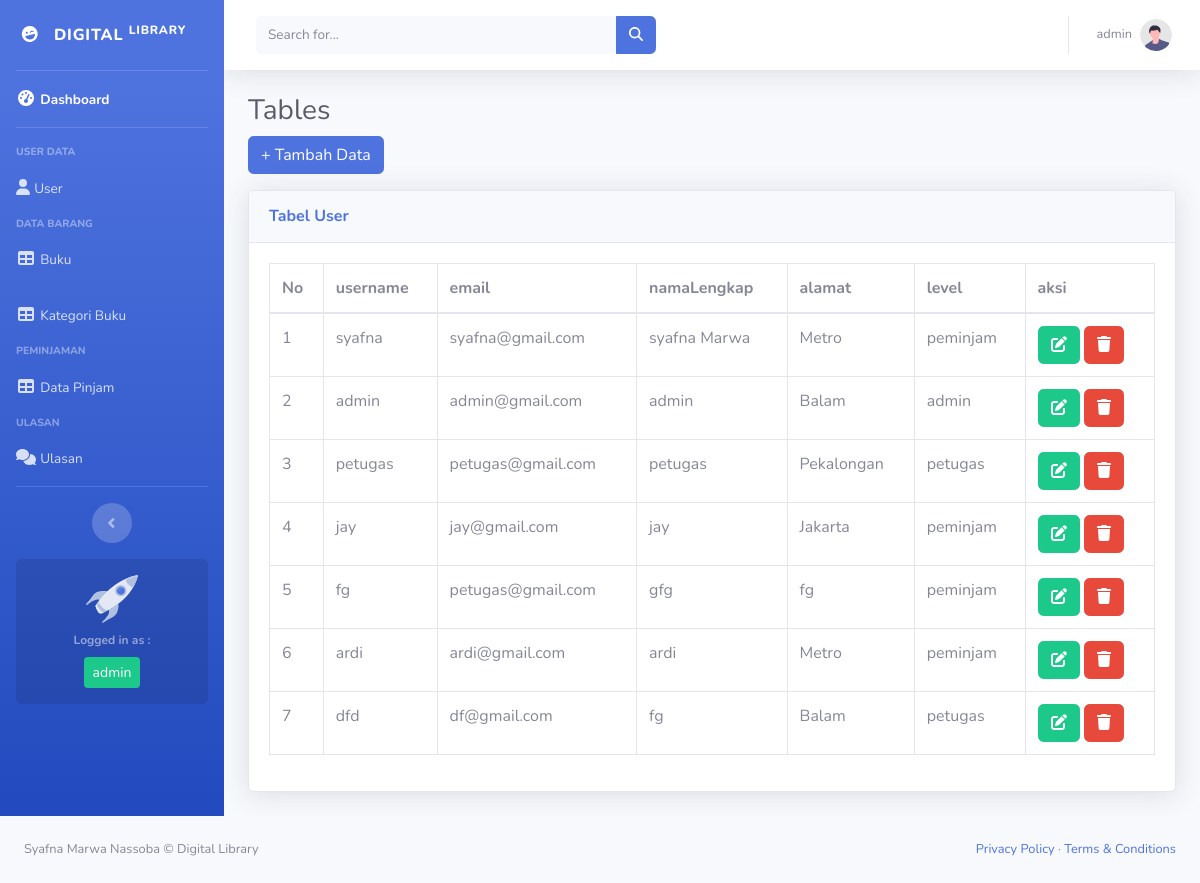
The page /index.php?page=user (signed in) on the database its author committed.
### tables this page shows
CREATE TABLE `user` (
  `userID` int(11) NOT NULL,
  `username` varchar(50) DEFAULT NULL,
  `password` varchar(255) DEFAULT NULL,
  `email` varchar(50) DEFAULT NULL,
  `namaLengkap` varchar(255) DEFAULT NULL,
  `alamat` text DEFAULT NULL,
  `level` enum('admin','petugas','peminjam') DEFAULT NULL
);

### user.php (the view)
    <div class="container-fluid">
        <h1 class="h3 mb-2 text-gray-800">Tables</h1>
        <a href="index.php?page=user-tambah" class="btn btn-primary mb-3">+ Tambah Data</a>
        <div class="card shadow mb-4">
            <div class="card-header py-3">
                <h6 class="m-0 font-weight-bold text-primary">Tabel User</h6>
            </div>
            <div class="card-body">
                <div class="table-responsive">
                    <table class="table table-bordered" id="dataTable" width="100%" cellspacing="0">
                        <thead>
                            <tr>
                                <th>No</th>
                                <th>username</th>
                                <th>email</th>
                                <th>namaLengkap</th>
                                <th>alamat</th>
                                <th>level</th>
                                <th>aksi</th>
                            </tr>
                        </thead>
                        <tbody>
                        <?php
                        $i = 1;
                        $query = mysqli_query($koneksi, "SELECT*FROM user");
                        while ($data = mysqli_fetch_array($query)) {
                        ?>
                            <tr>
                                <td scope="row"><?php echo $i++; ?></td>
                                <td><?php echo $data['username']; ?></td>
                                <td><?php echo $data['email']; ?></td>
                                <td><?php echo $data['namaLengkap']; ?></td>
                                <td><?php echo $data['alamat']; ?></td>
                                <td><?php echo $data['level']; ?></td>
                                <td>
                                    <a class="btn btn-success" href="?page=user-ubah&id=<?php echo $data['userID']; ?>"><i class="fa-solid fa-pen-to-square"></i></a>
                                    <a onclick="return confirm('Yakin Hapus?')" class="btn btn-danger" href="?page=user-hapus&id=<?php echo $data['userID']; ?>"><i class="fa-solid fa-trash"></i></a>
                                </td>
                            </tr>
                        <?php
                        }
                        ?>
                        </tbody>
                    </table>
                </div>
            </div>
        </div>
    </div>
</div>

### rows shown on the page
user: username "syafna", email "syafna@gmail.com", namaLengkap "syafna Marwa", alamat "Metro", level "peminjam"
user: username "admin", email "admin@gmail.com", namaLengkap "admin", alamat "Balam", level "admin"
user: username "petugas", email "petugas@gmail.com", namaLengkap "petugas", alamat "Pekalongan", level "petugas"
user: username "jay", email "jay@gmail.com", namaLengkap "jay", alamat "Jakarta", level "peminjam"
user: username "fg", email "petugas@gmail.com", namaLengkap "gfg", alamat "fg", level "peminjam"
user: username "ardi", email "ardi@gmail.com", namaLengkap "ardi", alamat "Metro", level "peminjam"
user: username "dfd", email "df@gmail.com", namaLengkap "fg", alamat "Balam", level "petugas"

### other values the page prints
$_SESSION['user']['username'] "admin"
